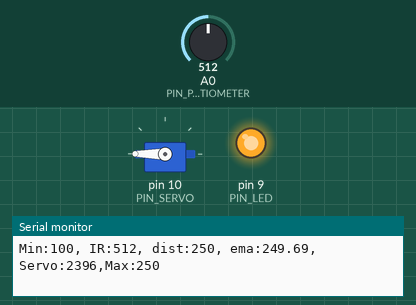
Bench run of a sketch on a simulated Arduino Uno, built with avr-gcc and run on an emulated ATmega328P. On the bench: servo, output pins drawn as LEDs (lit = HIGH), the last lines printed to the serial monitor. Inputs (shaded band) come from the test bench; at power-on: A0 (PIN_POTENTIOMETER) = 512.

Above: at 1.2 s.
1.3 s: A0 (PIN_POTENTIOMETER) set to 348
2.8 s: A0 (PIN_POTENTIOMETER) set to 325
At 4.7 s:
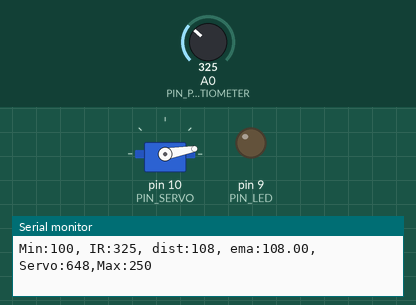
5.8 s: A0 (PIN_POTENTIOMETER) set to 240
At 8.1 s:
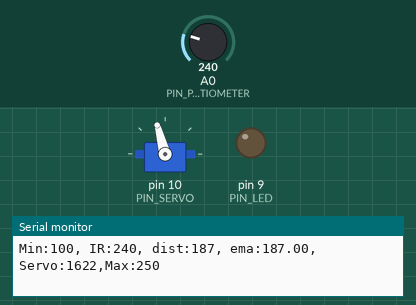
8.8 s: A0 (PIN_POTENTIOMETER) set to 122
At 9.5 s:
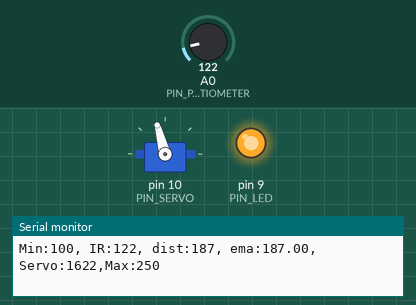
10.3 s: A0 (PIN_POTENTIOMETER) set to 181
11.8 s: A0 (PIN_POTENTIOMETER) set to 199
At 14.1 s:
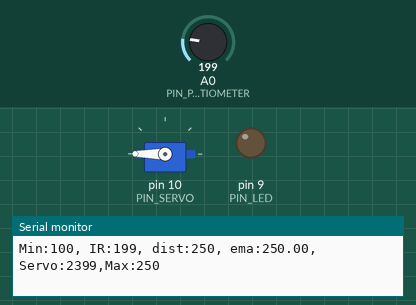
Timing chart, 0 to 15.6 s (numbered marks = the images above; inputs shaded):
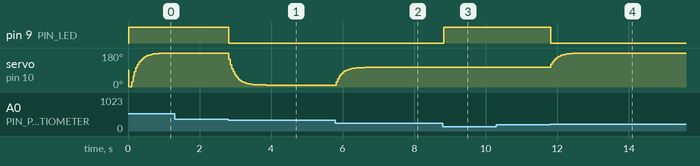

Measured:
- the behaviour switches between 339 and 338 on A0 (PIN_POTENTIOMETER) (found by bisection; images 0 and 1)
- the behaviour switches between 198 and 199 on A0 (PIN_POTENTIOMETER) (found by bisection; images 3 and 4)
- after the input at 2.8 s, pin 9 (PIN_LED): HIGH → LOW at once; servo on pin 10 (PIN_SERVO): moves from 180° to 10° over 1.0 s, starting at once
- after the input at 5.8 s, servo on pin 10 (PIN_SERVO): moves from 10° to 105° over 1.2 s, starting at once
- after the input at 8.8 s, pin 9 (PIN_LED): LOW → HIGH at once
- after the input at 11.8 s, pin 9 (PIN_LED): HIGH → LOW at once; servo on pin 10 (PIN_SERVO): moves from 105° to 180° over 0.88 s, starting at once

The sketch:

17_example_1.ino
```cpp
 #include <Servo.h>

// Arduino pin assignment
#define PIN_LED 9
#define PIN_POTENTIOMETER 0 // Potentiometer at Pin A3

// Add IR Sensor Definition Here !!!
#define PIN_SERVO 10
#define _DIST_MIN 100     // minimum distance to be measured (unit: mm)
#define _DIST_MAX 250
#define _DUTY_MIN 550  // servo full clock-wise position (0 degree)
#define _DUTY_NEU 1475 // servo neutral position (90 degree)
#define _DUTY_MAX 2400 // servo full counter-clockwise position (180 degree)

#define LOOP_INTERVAL 20   // Loop Interval (unit: msec)
#define _EMA_ALPHA 0.2

float dist_prev = _DIST_MAX;        // Distance last-measured
float dist_ema;
Servo myservo;
unsigned long last_loop_time;   // unit: msec

void setup()
{
  myservo.attach(PIN_SERVO);
  myservo.writeMicroseconds(_DUTY_NEU);
  pinMode(PIN_LED,OUTPUT);
  Serial.begin(1000000);
}

void loop()
{
  unsigned long time_curr = millis();
  int a_value, duty;
  int dist;
  a_value = analogRead(PIN_POTENTIOMETER);
  // wait until next event time
  if (time_curr < (last_loop_time + LOOP_INTERVAL))
    return;
  last_loop_time += LOOP_INTERVAL;

  // Modify the below line to implement the EMA equation
  dist = (6762.0/(a_value-9)-4.0)*10.0- 65.0;


  if (dist < _DIST_MIN) {
    dist= dist_prev;
    digitalWrite(PIN_LED, 1);// Set Lower Value
         // LED OFF
  } else if (dist> _DIST_MAX) {
    dist = dist_prev;
    digitalWrite(PIN_LED, 1);// Set Higher Value
           // LED OFF
  } else {    // In desired Range
         // LED ON
    dist_prev = dist;
    digitalWrite(PIN_LED, 0);
  }
  // Remove Next line !!!
  // Read IR Sensor value !!!
  // Convert IR sensor value into distance !!!
  // we need distance range filter here !!!
  // we need EMA filter here !!!

  dist_ema = _EMA_ALPHA*dist +(1-_EMA_ALPHA)*dist_ema;

  // map distance into duty
 if(dist_ema <= 100){
  duty = _DUTY_MIN;
    myservo.writeMicroseconds(duty);
//    digitalWrite(PIN_LED, 1);
}else if(dist_ema > 100 && dist_ema< 250){
  duty = _DUTY_MIN + (dist_ema-100)/150*1850;
  myservo.writeMicroseconds(duty);
//  digitalWrite(PIN_LED, 0);
    }else if(dist_ema >= 250){
    duty = _DUTY_MAX;
    myservo.writeMicroseconds(duty);
//    digitalWrite(PIN_LED, 1);
}


  last_loop_time += LOOP_INTERVAL;
  // print IR sensor value, distnace, duty !!!
  Serial.print("Min:"); Serial.print(_DIST_MIN);
  Serial.print(", IR:"); Serial.print(a_value);
  Serial.print(", dist:"); Serial.print(dist);
  Serial.print(", ema:"); Serial.print(dist_ema);
  Serial.print(", Servo:"); Serial.print(duty);
  Serial.print(",Max:"); Serial.print(_DIST_MAX);
  Serial.println("");
}
```
